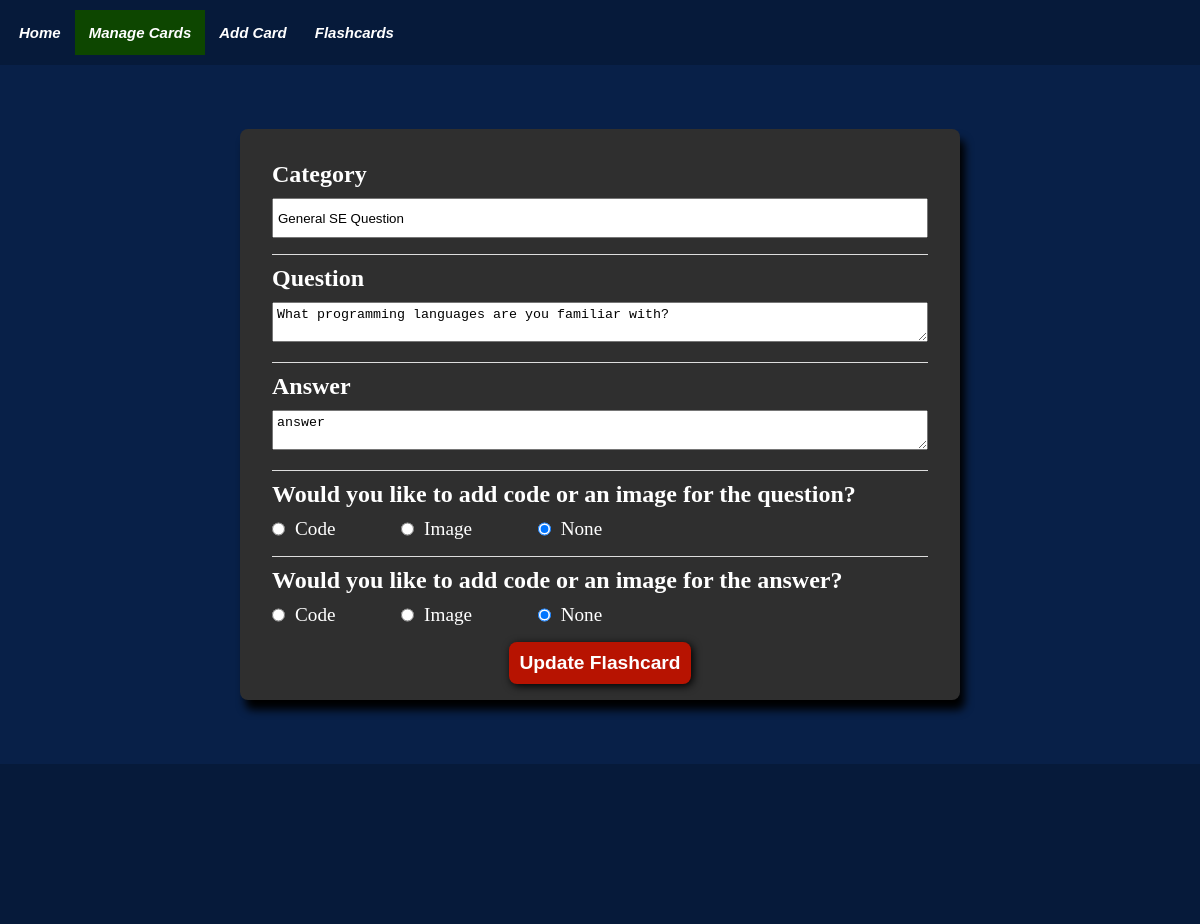
The app's page /edit_flashcard/1 with its own data.
### tables this page shows
CREATE TABLE Flashcards(
                    cid INTEGER PRIMARY KEY AUTOINCREMENT,
                    category TEXT NOT NULL,
                    question TEXT,
                    answer TEXT,
                    qid INTEGER REFERENCES Figure(fid), 
                    aid INTEGER REFERENCES Figure(fid)
            );

### app.py (the view)
@app.route("/edit_flashcard/<key>")
def edit_flashcard_route(key):
    data = database.view_card(key=key)
    categories = database.view_allcategories()
    return render_template('edit_flashcard.html', nav_id="manage-page", data=data, categories=categories)

### templates/edit_flashcard.html (shortened to what this page needs)
{% extends "base.html" %}
{% block content %}
<div class="flashcard-content">
    <form action="{{ url_for('update_flashcard_route', key=data['key']) }}" method="post" enctype="multipart/form-data">
        <div class="flashcard-content-inner">
            <h2>Category</h2>
            <input class="search" id="category" name="category" rows="4" value="{{ data['category'] | escape }}">
        </div>
        <div class="flashcard-content-inner">
            <h2>Question</h2>
            <textarea id="question" name="question" rows="4">{{ data['question'] | escape }}</textarea>
        </div>
        <div class="flashcard-content-inner">
            <h2>Answer</h2>
            <textarea id="answer" name="answer" rows="4">{{ data['answer'] | escape }}</textarea>
        </div>
        <div class="flashcard-content-inner">
            <h2>Would you like to add code or an image for the question?</h2>
            <div class="radio-input">
                <input type="radio" id="q-code-selection" name="q-figure-type" value="code" onclick="toggleQuestionFields('code')" {% if data['q_code_block'] %}checked{% endif %}>
                <label for="q-code-selection">Code</label>
                <input type="radio" id="q-image-selection" name="q-figure-type" value="image" onclick="toggleQuestionFields('image')" {% if data['q_image_file'] %}checked{% endif %}>
                <label for="q-image-selection">Image</label>
                <input type="radio" id="q-none-type" name="q-figure-type" value="none" onclick="toggleQuestionFields('none')" {% if not data['q_code_block'] and not data['q_image_file'] %}checked{% endif %}>
                <label for="q-none-type">None</label>
            </div>
        </div>
        <div class="flashcard-content-inner">
            <h2>Would you like to add code or an image for the answer?</h2>
            <div class="radio-input">
                <input type="radio" id="a-code-selection" name="a-figure-type" value="code" onclick="toggleAnswerFields('code')" {% if data['a_code_block'] %}checked{% endif %}>
                <label for="a-code-selection">Code</label>
                <input type="radio" id="a-image-selection" name="a-figure-type" value="image" onclick="toggleAnswerFields('image')" {% if data['a_image_file'] %}checked{% endif %}>
                <label for="a-image-selection">Image</label>
                <input type="radio" id="a-none-type" name="a-figure-type" value="none" onclick="toggleAnswerFields('none')" {% if not data['a_code_block'] and not data['a_image_file'] %}checked{% endif %}>
                <label for="a-none-type">None</label>
            </div>
        </div>
        <button class="edit-btn" type="submit">Update Flashcard</button>
    </form>
</div>
{% endblock %}

### static/css/base.css (style rules this page uses)
* { padding: 0; margin: 0; box-sizing: border-box; }
body { background-color: #082048; font-family: 'Times New Roman', Times, serif; width: 100%; position: relative; display: flex; flex-direction: column; min-height: 100vh; }
.flashcard-content { background-color: #2f2f2f; color: #FFFFFF; box-shadow: 5px 10px 8px #000; margin: 0 auto 4rem auto; padding: 1rem; border-radius: 8px; width: 60vw; }
.flashcard-content-inner { margin: 1rem; border-top: 1px solid #ddd;; }
.flashcard-content-inner h2 { margin: 10px 0; }
.flashcard-content-inner:first-child { border-top: none; }
.flashcard-content-inner textarea, .flashcard-content-inner input:not(input[type='radio']) { width: 100%; max-width: 100%; min-width: 100%; height: 40px; overflow-y: auto; padding: 4px; }
.radio-input { display: flex; flex-direction: row; font-size: larger; }
#q-image-selection, #q-none-type, #a-image-selection, #a-none-type { margin-left: 10%; }
.radio-input label { margin-left: 10px; }
.edit-btn { border: none; display: block; margin: 0 auto; padding: 10px; background-color: #b71301; box-shadow: 2px 2px 8px #000; border-radius: 8px; color: #FFFFFF; font-weight: bold; font-size: larger; }

### records on screen
Flashcards: category "General SE Question", question "What programming languages are you familiar with?", answer "answer"
